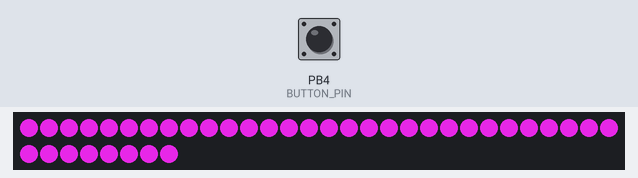
The sketch below on a simulated ATtiny85, built with avr-gcc and run on an emulated ATtiny85. Parts: 38 RGB LEDs in strip order, left to right, continuing on the next row. The inputs (shaded band) are chosen by the test bench; at power-on: PB4 (BUTTON_PIN) LOW. Dim RGB values are drawn brighter than linear.

Above: at 2.7 s.
4.0 s: PB4 (BUTTON_PIN) pulled HIGH for 0.15 s
At 4.15 s:
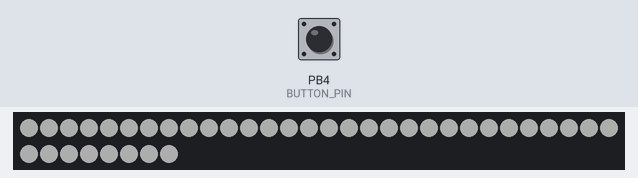
5.7 s: PB4 (BUTTON_PIN) pulled HIGH for 1 s
At 6.1 s:
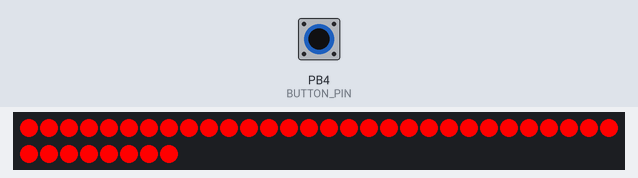
8.3 s: PB4 (BUTTON_PIN) pulled HIGH for 0.15 s
10.0 s: PB4 (BUTTON_PIN) pulled HIGH for 3.2 s
At 11.0 s:
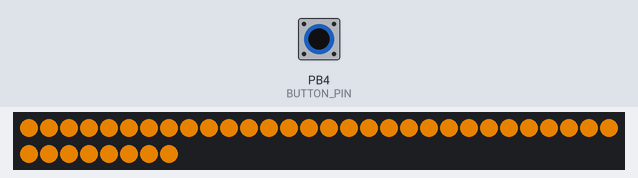
14.7 s: PB4 (BUTTON_PIN) pulled HIGH for 0.15 s
At 14.84 s:
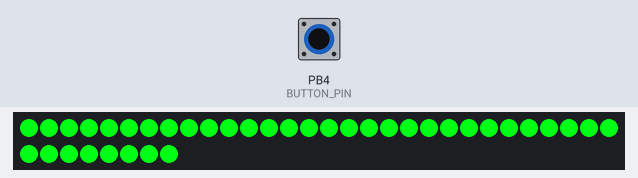
16.4 s: PB4 (BUTTON_PIN) pulled HIGH for 1 s
At 17.2 s:
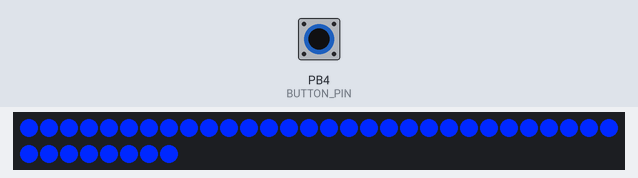
Timing chart, 0 to 19.4 s (numbered marks = the images above; inputs shaded):
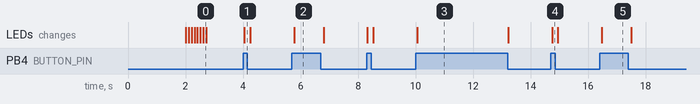

The sketch:

standard_colours.ino
```cpp
#include <Adafruit_NeoPixel.h> // NeoPixel library https://www.arduino.cc/en/guide/libraries
#ifdef __AVR__
 #include <avr/power.h> // Required for 16 MHz Adafruit Trinket
#endif
#define BUTTON_PIN 4 // ATTiny85 pin 4 located left side 3rd from top
#define LED_PIN 1 // ATTiny85 pin 1 located right side 3rd from top
#define LED_COUNT 38 // Number of LEDs in the strip
Adafruit_NeoPixel strip(LED_COUNT, LED_PIN, NEO_GRB + NEO_KHZ800); // Declare the strip

/*----------
Colour values with named colours for ease of use
when making your own you can change these colours as you like or make new ones.
----------*/
const auto red    =   Adafruit_NeoPixel::Color(255, 0, 0);
const auto orange =   Adafruit_NeoPixel::Color(235,45,0);
const auto yellow =   Adafruit_NeoPixel::Color(180,100,0);
const auto green  =   Adafruit_NeoPixel::Color(0,255,20);
const auto blue   =   Adafruit_NeoPixel::Color(0,40,255);
const auto purple =   Adafruit_NeoPixel::Color(180,30,180);
const auto white  =   Adafruit_NeoPixel::Color(50,50,50);
const auto black  =   Adafruit_NeoPixel::Color(0,0,0);

/*----------
Pride rainbow flag colours (from top to bottom)
red, orange, yellow, green, blue, purple
----------*/
int colourCycle = 0; // click through available colours
int cycleMax = 6; // maximum number of colours
unsigned long buttonWaitAmnt = 0; // time in milliseconds to wait to check the loop

unsigned long buttonAmnt = 100; // delay in milliseconds to add to the check

void setup() {
  delay(1000); // give the ATTiny85 time to power up
  #if defined(__AVR_ATtiny85__) && (F_CPU == 16000000)
  clock_prescale_set(clock_div_1); //the ATTiny85 clock is 16mHz
#endif
  delay(1000); // one more second wait
  setButtonPause(); //initialize the check
  pinMode(BUTTON_PIN,INPUT);  // set the tactile switch pin to input.
                              // This pin has a 10K pulldown resistor connected to ground.
                              // The switch is connected to +5V between the resistor and pin.
                              // Switch pulls the pin HIGH when clicked.
  strip.begin(); // initialize the NeoPixel strip
  setStripColour(white); // solid colour to entire strip with a short delay
  delay(100);
  setStripColour(red);
  delay(100);
  setStripColour(orange);
  delay(100);
  setStripColour(yellow);
  delay(100);
  setStripColour(green);
  delay(100);
  setStripColour(blue);
  delay(100);
  setStripColour(purple);
  delay(100);
  setStripColour(black); // turn off the strip
}

/*----------
setButtonPause function - no arguments passed
  reset the wait time buttonWaitAmnt, in milliseconds millis()
  by adding the delay buttonAmnt
----------*/
void setButtonPause(){
    buttonWaitAmnt = millis() + buttonAmnt;
}
/*----------
setStripColour function - colour argument in plain text as long as declared above
  sets the colour for the entire strip
  otherwise can call with a different colour using strip.color(r,g,b);
  r,g,b values between 0-255
----------*/
void setStripColour(uint32_t colour){
    for(int i=0; i<LED_COUNT; i++) {
    strip.setPixelColor(i, colour);
    }
    strip.show();
}
boolean checkState = false; // switch on off if off set to false if on set to true
void loop() {
    if(millis() > buttonWaitAmnt){ // check wait
  int buttonState = digitalRead(BUTTON_PIN); // get switch state
  if(buttonState == HIGH && !checkState){ // if switch pressed and we didn't know it was pressed
    checkState = true; // we know the switch is pressed. avoids double calls
    switch(colourCycle){
      case 0:
      setStripColour(white);
      break;
      case 1:
      setStripColour(red);
      break;
      case 2:
      setStripColour(orange);
      break;
      case 3:
      setStripColour(yellow);
      break;
      case 4:
      setStripColour(green);
      break;
      case 5:
      setStripColour(blue);
      break;
      case 6:
      setStripColour(purple);
      break;
    }
    if(colourCycle<cycleMax){
      colourCycle++;
    }else{
      colourCycle = 0;
    }
  }else if(buttonState == LOW && checkState){ // if switch released and we didn't know
    checkState = false; // we know the switch is released. avoids double calls
  setStripColour(black); // turn off strip
  }
  setButtonPause(); // reset the timer
    }
}
```

Measured:
- after the input at 4.0 s, the LEDs: change after 0.05 s (image 1)
- after the input at 5.7 s, the LEDs: change after 0.08 s (image 2)
- after the input at 10.0 s, the LEDs: change after 0.06 s (image 3)
- after the input at 14.7 s, the LEDs: change at once (image 4)
- after the input at 16.4 s, the LEDs: change after 0.08 s (image 5)
